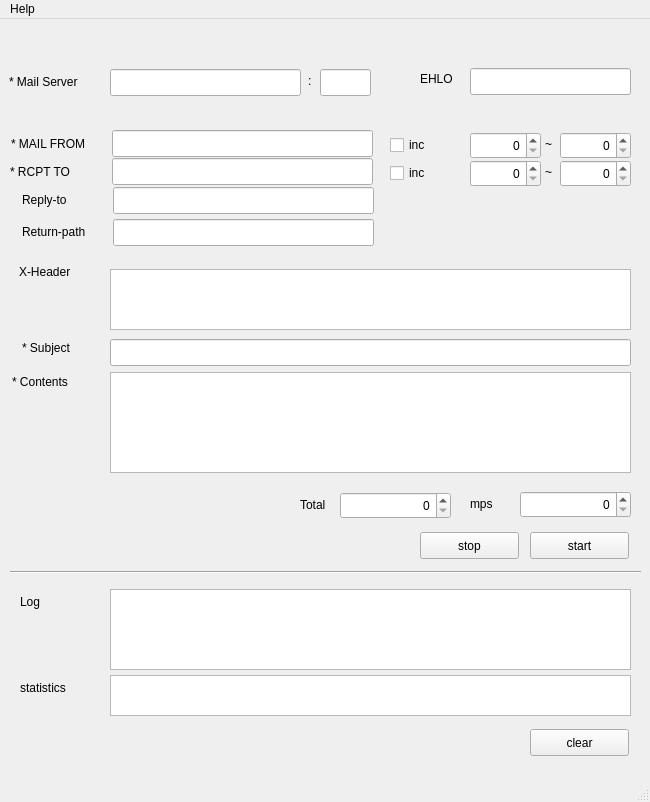
<?xml version="1.0" encoding="UTF-8"?>
<ui version="4.0">
 <class>MainWindow</class>
 <widget class="QMainWindow" name="MainWindow">
  <property name="geometry">
   <rect>
    <x>0</x>
    <y>0</y>
    <width>650</width>
    <height>802</height>
   </rect>
  </property>
  <property name="windowTitle">
   <string>MainWindow</string>
  </property>
  <widget class="QWidget" name="centralwidget">
   <widget class="QLineEdit" name="form_ehlo">
    <property name="geometry">
     <rect>
      <x>470</x>
      <y>49</y>
      <width>161</width>
      <height>27</height>
     </rect>
    </property>
   </widget>
   <widget class="QLabel" name="label_8">
    <property name="geometry">
     <rect>
      <x>10</x>
      <y>143</y>
      <width>71</width>
      <height>20</height>
     </rect>
    </property>
    <property name="text">
     <string>* RCPT TO</string>
    </property>
   </widget>
   <widget class="QLabel" name="label_5">
    <property name="geometry">
     <rect>
      <x>11</x>
      <y>115</y>
      <width>91</width>
      <height>20</height>
     </rect>
    </property>
    <property name="text">
     <string>* MAIL FROM</string>
    </property>
   </widget>
   <widget class="QCheckBox" name="form_mailfrom_inc">
    <property name="geometry">
     <rect>
      <x>390</x>
      <y>115</y>
      <width>81</width>
      <height>22</height>
     </rect>
    </property>
    <property name="text">
     <string>inc</string>
    </property>
   </widget>
   <widget class="QLineEdit" name="form_mailfrom">
    <property name="geometry">
     <rect>
      <x>112</x>
      <y>111</y>
      <width>261</width>
      <height>27</height>
     </rect>
    </property>
    <property name="text">
     <string/>
    </property>
   </widget>
   <widget class="QLabel" name="label_6">
    <property name="geometry">
     <rect>
      <x>9</x>
      <y>53</y>
      <width>91</width>
      <height>20</height>
     </rect>
    </property>
    <property name="text">
     <string>* Mail Server</string>
    </property>
   </widget>
   <widget class="QLabel" name="label">
    <property name="geometry">
     <rect>
      <x>420</x>
      <y>51</y>
      <width>38</width>
      <height>17</height>
     </rect>
    </property>
    <property name="text">
     <string>EHLO</string>
    </property>
   </widget>
   <widget class="QLineEdit" name="form_mailserver">
    <property name="geometry">
     <rect>
      <x>110</x>
      <y>50</y>
      <width>191</width>
      <height>27</height>
     </rect>
    </property>
    <property name="text">
     <string/>
    </property>
   </widget>
   <widget class="QSpinBox" name="form_mailfrom_start">
    <property name="geometry">
     <rect>
      <x>470</x>
      <y>113</y>
      <width>71</width>
      <height>27</height>
     </rect>
    </property>
    <property name="wrapping">
     <bool>false</bool>
    </property>
    <property name="alignment">
     <set>Qt::AlignRight|Qt::AlignTrailing|Qt::AlignVCenter</set>
    </property>
    <property name="accelerated">
     <bool>false</bool>
    </property>
    <property name="maximum">
     <number>420000000</number>
    </property>
   </widget>
   <widget class="QLabel" name="label_11">
    <property name="geometry">
     <rect>
      <x>545</x>
      <y>116</y>
      <width>31</width>
      <height>17</height>
     </rect>
    </property>
    <property name="text">
     <string>~</string>
    </property>
   </widget>
   <widget class="QSpinBox" name="form_mailfrom_end">
    <property name="geometry">
     <rect>
      <x>560</x>
      <y>113</y>
      <width>71</width>
      <height>27</height>
     </rect>
    </property>
    <property name="wrapping">
     <bool>false</bool>
    </property>
    <property name="alignment">
     <set>Qt::AlignRight|Qt::AlignTrailing|Qt::AlignVCenter</set>
    </property>
    <property name="accelerated">
     <bool>false</bool>
    </property>
    <property name="maximum">
     <number>420000000</number>
    </property>
   </widget>
   <widget class="QCheckBox" name="form_rcptto_inc">
    <property name="geometry">
     <rect>
      <x>390</x>
      <y>143</y>
      <width>81</width>
      <height>22</height>
     </rect>
    </property>
    <property name="text">
     <string>inc</string>
    </property>
   </widget>
   <widget class="QLabel" name="label_12">
    <property name="geometry">
     <rect>
      <x>545</x>
      <y>144</y>
      <width>31</width>
      <height>17</height>
     </rect>
    </property>
    <property name="text">
     <string>~</string>
    </property>
   </widget>
   <widget class="QLineEdit" name="form_rcptto">
    <property name="geometry">
     <rect>
      <x>112</x>
      <y>139</y>
      <width>261</width>
      <height>27</height>
     </rect>
    </property>
    <property name="text">
     <string/>
    </property>
   </widget>
   <widget class="QSpinBox" name="form_rcptto_start">
    <property name="geometry">
     <rect>
      <x>470</x>
      <y>141</y>
      <width>71</width>
      <height>27</height>
     </rect>
    </property>
    <property name="wrapping">
     <bool>false</bool>
    </property>
    <property name="alignment">
     <set>Qt::AlignRight|Qt::AlignTrailing|Qt::AlignVCenter</set>
    </property>
    <property name="accelerated">
     <bool>false</bool>
    </property>
    <property name="maximum">
     <number>420000000</number>
    </property>
   </widget>
   <widget class="QSpinBox" name="form_rcptto_end">
    <property name="geometry">
     <rect>
      <x>560</x>
      <y>141</y>
      <width>71</width>
      <height>27</height>
     </rect>
    </property>
    <property name="wrapping">
     <bool>false</bool>
    </property>
    <property name="alignment">
     <set>Qt::AlignRight|Qt::AlignTrailing|Qt::AlignVCenter</set>
    </property>
    <property name="accelerated">
     <bool>false</bool>
    </property>
    <property name="maximum">
     <number>420000000</number>
    </property>
   </widget>
   <widget class="QLabel" name="label_13">
    <property name="geometry">
     <rect>
      <x>308</x>
      <y>53</y>
      <width>38</width>
      <height>17</height>
     </rect>
    </property>
    <property name="text">
     <string>:</string>
    </property>
   </widget>
   <widget class="QLineEdit" name="form_mailserver_port">
    <property name="geometry">
     <rect>
      <x>320</x>
      <y>50</y>
      <width>51</width>
      <height>27</height>
     </rect>
    </property>
    <property name="text">
     <string/>
    </property>
   </widget>
   <widget class="QSpinBox" name="mail_total">
    <property name="geometry">
     <rect>
      <x>340</x>
      <y>473</y>
      <width>111</width>
      <height>27</height>
     </rect>
    </property>
    <property name="wrapping">
     <bool>false</bool>
    </property>
    <property name="alignment">
     <set>Qt::AlignRight|Qt::AlignTrailing|Qt::AlignVCenter</set>
    </property>
    <property name="accelerated">
     <bool>false</bool>
    </property>
    <property name="maximum">
     <number>420000000</number>
    </property>
   </widget>
   <widget class="QLabel" name="label_7">
    <property name="geometry">
     <rect>
      <x>22</x>
      <y>320</y>
      <width>71</width>
      <height>17</height>
     </rect>
    </property>
    <property name="text">
     <string>* Subject</string>
    </property>
   </widget>
   <widget class="QLabel" name="label_3">
    <property name="geometry">
     <rect>
      <x>300</x>
      <y>477</y>
      <width>68</width>
      <height>17</height>
     </rect>
    </property>
    <property name="text">
     <string>Total</string>
    </property>
   </widget>
   <widget class="QTextEdit" name="form_data">
    <property name="geometry">
     <rect>
      <x>110</x>
      <y>353</y>
      <width>521</width>
      <height>101</height>
     </rect>
    </property>
    <property name="html">
     <string>&lt;!DOCTYPE HTML PUBLIC &quot;-//W3C//DTD HTML 4.0//EN&quot; &quot;http://www.w3.org/TR/REC-html40/strict.dtd&quot;&gt;
&lt;html&gt;&lt;head&gt;&lt;meta name=&quot;qrichtext&quot; content=&quot;1&quot; /&gt;&lt;style type=&quot;text/css&quot;&gt;
p, li { white-space: pre-wrap; }
&lt;/style&gt;&lt;/head&gt;&lt;body style=&quot; font-family:'Ubuntu'; font-size:11pt; font-weight:400; font-style:normal;&quot;&gt;
&lt;p style=&quot;-qt-paragraph-type:empty; margin-top:0px; margin-bottom:0px; margin-left:0px; margin-right:0px; -qt-block-indent:0; text-indent:0px;&quot;&gt;&lt;br /&gt;&lt;/p&gt;&lt;/body&gt;&lt;/html&gt;</string>
    </property>
   </widget>
   <widget class="Line" name="line">
    <property name="geometry">
     <rect>
      <x>10</x>
      <y>543</y>
      <width>631</width>
      <height>20</height>
     </rect>
    </property>
    <property name="orientation">
     <enum>Qt::Horizontal</enum>
    </property>
   </widget>
   <widget class="QLabel" name="label_9">
    <property name="geometry">
     <rect>
      <x>470</x>
      <y>476</y>
      <width>68</width>
      <height>17</height>
     </rect>
    </property>
    <property name="text">
     <string>mps</string>
    </property>
   </widget>
   <widget class="QPushButton" name="form_start">
    <property name="geometry">
     <rect>
      <x>530</x>
      <y>513</y>
      <width>99</width>
      <height>27</height>
     </rect>
    </property>
    <property name="text">
     <string>start</string>
    </property>
   </widget>
   <widget class="QSpinBox" name="mps">
    <property name="geometry">
     <rect>
      <x>520</x>
      <y>472</y>
      <width>111</width>
      <height>27</height>
     </rect>
    </property>
    <property name="wrapping">
     <bool>false</bool>
    </property>
    <property name="alignment">
     <set>Qt::AlignRight|Qt::AlignTrailing|Qt::AlignVCenter</set>
    </property>
    <property name="accelerated">
     <bool>false</bool>
    </property>
    <property name="maximum">
     <number>420000000</number>
    </property>
   </widget>
   <widget class="QPushButton" name="form_clear">
    <property name="geometry">
     <rect>
      <x>530</x>
      <y>710</y>
      <width>99</width>
      <height>27</height>
     </rect>
    </property>
    <property name="text">
     <string>clear</string>
    </property>
   </widget>
   <widget class="QLabel" name="label_4">
    <property name="geometry">
     <rect>
      <x>12</x>
      <y>353</y>
      <width>81</width>
      <height>20</height>
     </rect>
    </property>
    <property name="text">
     <string>* Contents</string>
    </property>
   </widget>
   <widget class="QPushButton" name="form_stop">
    <property name="geometry">
     <rect>
      <x>420</x>
      <y>513</y>
      <width>99</width>
      <height>27</height>
     </rect>
    </property>
    <property name="text">
     <string>stop</string>
    </property>
   </widget>
   <widget class="QLineEdit" name="form_subject">
    <property name="geometry">
     <rect>
      <x>110</x>
      <y>320</y>
      <width>521</width>
      <height>27</height>
     </rect>
    </property>
    <property name="text">
     <string/>
    </property>
   </widget>
   <widget class="QLabel" name="label_16">
    <property name="geometry">
     <rect>
      <x>19</x>
      <y>244</y>
      <width>71</width>
      <height>17</height>
     </rect>
    </property>
    <property name="text">
     <string>X-Header</string>
    </property>
   </widget>
   <widget class="QTextEdit" name="form_xheader">
    <property name="geometry">
     <rect>
      <x>110</x>
      <y>250</y>
      <width>521</width>
      <height>61</height>
     </rect>
    </property>
   </widget>
   <widget class="QLabel" name="label_2">
    <property name="geometry">
     <rect>
      <x>20</x>
      <y>574</y>
      <width>68</width>
      <height>17</height>
     </rect>
    </property>
    <property name="text">
     <string>Log</string>
    </property>
   </widget>
   <widget class="QTextEdit" name="view_statistics">
    <property name="geometry">
     <rect>
      <x>110</x>
      <y>656</y>
      <width>521</width>
      <height>41</height>
     </rect>
    </property>
   </widget>
   <widget class="QTextEdit" name="view_log">
    <property name="geometry">
     <rect>
      <x>110</x>
      <y>570</y>
      <width>521</width>
      <height>81</height>
     </rect>
    </property>
   </widget>
   <widget class="QLabel" name="label_10">
    <property name="geometry">
     <rect>
      <x>20</x>
      <y>660</y>
      <width>68</width>
      <height>17</height>
     </rect>
    </property>
    <property name="text">
     <string>statistics</string>
    </property>
   </widget>
   <widget class="QLabel" name="label_14">
    <property name="geometry">
     <rect>
      <x>22</x>
      <y>172</y>
      <width>82</width>
      <height>17</height>
     </rect>
    </property>
    <property name="text">
     <string>Reply-to</string>
    </property>
   </widget>
   <widget class="QLabel" name="label_15">
    <property name="geometry">
     <rect>
      <x>22</x>
      <y>204</y>
      <width>82</width>
      <height>17</height>
     </rect>
    </property>
    <property name="text">
     <string>Return-path</string>
    </property>
   </widget>
   <widget class="QLineEdit" name="form_replyto">
    <property name="geometry">
     <rect>
      <x>113</x>
      <y>168</y>
      <width>261</width>
      <height>27</height>
     </rect>
    </property>
    <property name="text">
     <string/>
    </property>
   </widget>
   <widget class="QLineEdit" name="form_returnpath">
    <property name="geometry">
     <rect>
      <x>113</x>
      <y>200</y>
      <width>261</width>
      <height>27</height>
     </rect>
    </property>
    <property name="text">
     <string/>
    </property>
   </widget>
  </widget>
  <widget class="QMenuBar" name="menubar">
   <property name="geometry">
    <rect>
     <x>0</x>
     <y>0</y>
     <width>650</width>
     <height>31</height>
    </rect>
   </property>
   <widget class="QMenu" name="menuMail_Attack_v0_1">
    <property name="title">
     <string>Help</string>
    </property>
    <addaction name="actionInformation"/>
    <addaction name="actionLicense"/>
   </widget>
   <addaction name="menuMail_Attack_v0_1"/>
  </widget>
  <widget class="QStatusBar" name="statusbar"/>
  <action name="actionInformation">
   <property name="text">
    <string>information</string>
   </property>
  </action>
  <action name="actionLicense">
   <property name="text">
    <string>license</string>
   </property>
  </action>
 </widget>
 <tabstops>
  <tabstop>form_mailserver</tabstop>
  <tabstop>form_mailserver_port</tabstop>
  <tabstop>form_ehlo</tabstop>
  <tabstop>form_mailfrom</tabstop>
  <tabstop>form_mailfrom_inc</tabstop>
  <tabstop>form_mailfrom_start</tabstop>
  <tabstop>form_mailfrom_end</tabstop>
  <tabstop>form_rcptto</tabstop>
  <tabstop>form_rcptto_inc</tabstop>
  <tabstop>form_rcptto_start</tabstop>
  <tabstop>form_rcptto_end</tabstop>
  <tabstop>form_replyto</tabstop>
  <tabstop>form_returnpath</tabstop>
  <tabstop>form_xheader</tabstop>
  <tabstop>form_subject</tabstop>
  <tabstop>form_data</tabstop>
  <tabstop>mail_total</tabstop>
  <tabstop>mps</tabstop>
  <tabstop>form_stop</tabstop>
  <tabstop>form_start</tabstop>
  <tabstop>view_log</tabstop>
  <tabstop>view_statistics</tabstop>
  <tabstop>form_clear</tabstop>
 </tabstops>
 <resources/>
 <connections/>
</ui>
